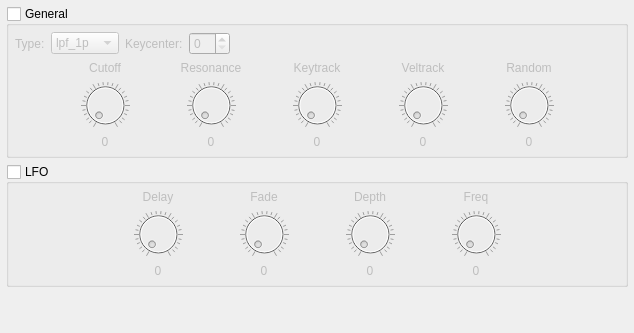
       <widget class="QWidget" name="tabFilter">
        <attribute name="title">
         <string>Filter</string>
        </attribute>
        <layout class="QGridLayout" name="layFilter">
         <property name="sizeConstraint">
          <enum>QLayout::SetNoConstraint</enum>
         </property>
         <property name="leftMargin">
          <number>6</number>
         </property>
         <property name="topMargin">
          <number>6</number>
         </property>
         <property name="rightMargin">
          <number>6</number>
         </property>
         <property name="bottomMargin">
          <number>6</number>
         </property>
         <item row="0" column="0">
          <widget class="QGroupBox" name="gbxFilterGeneral">
           <property name="title">
            <string>General</string>
           </property>
           <property name="checkable">
            <bool>true</bool>
           </property>
           <property name="checked">
            <bool>false</bool>
           </property>
           <layout class="QGridLayout" name="layFilterGeneral">
            <property name="sizeConstraint">
             <enum>QLayout::SetNoConstraint</enum>
            </property>
            <property name="leftMargin">
             <number>6</number>
            </property>
            <property name="topMargin">
             <number>6</number>
            </property>
            <property name="rightMargin">
             <number>6</number>
            </property>
            <property name="bottomMargin">
             <number>6</number>
            </property>
            <item row="0" column="0" colspan="7">
             <layout class="QHBoxLayout" name="layFilterGeneralTop">
              <property name="sizeConstraint">
               <enum>QLayout::SetNoConstraint</enum>
              </property>
              <item>
               <widget class="QLabel" name="lblFilterType">
                <property name="text">
                 <string>Type:</string>
                </property>
               </widget>
              </item>
              <item>
               <widget class="QComboBox" name="cbxFilterType">
                <item>
                 <property name="text">
                  <string>lpf_1p</string>
                 </property>
                </item>
                <item>
                 <property name="text">
                  <string>hpf_1p</string>
                 </property>
                </item>
                <item>
                 <property name="text">
                  <string>lpf_2p</string>
                 </property>
                </item>
                <item>
                 <property name="text">
                  <string>hpf_2p</string>
                 </property>
                </item>
                <item>
                 <property name="text">
                  <string>bpf_2p</string>
                 </property>
                </item>
                <item>
                 <property name="text">
                  <string>brf_2p</string>
                 </property>
                </item>
               </widget>
              </item>
              <item>
               <widget class="QLabel" name="lblFilterKeycenter">
                <property name="text">
                 <string>Keycenter:</string>
                </property>
               </widget>
              </item>
              <item>
               <widget class="QSpinBox" name="sbxFilterKeycenter"/>
              </item>
              <item>
               <spacer name="horizontalSpacer">
                <property name="orientation">
                 <enum>Qt::Horizontal</enum>
                </property>
                <property name="sizeHint" stdset="0">
                 <size>
                  <width>40</width>
                  <height>20</height>
                 </size>
                </property>
               </spacer>
              </item>
             </layout>
            </item>
            <item row="2" column="0" colspan="7">
             <layout class="QGridLayout" name="layFilterGeneralKnobs" rowstretch="0,0,0" columnstretch="0,0,0,0,0,0,0">
              <property name="sizeConstraint">
               <enum>QLayout::SetNoConstraint</enum>
              </property>
              <item row="2" column="5">
               <widget class="QLabel" name="lblFilterRandomVal">
                <property name="text">
                 <string>0</string>
                </property>
                <property name="alignment">
                 <set>Qt::AlignCenter</set>
                </property>
               </widget>
              </item>
              <item row="1" column="0">
               <spacer name="hspFilterL">
                <property name="orientation">
                 <enum>Qt::Horizontal</enum>
                </property>
                <property name="sizeHint" stdset="0">
                 <size>
                  <width>40</width>
                  <height>20</height>
                 </size>
                </property>
               </spacer>
              </item>
              <item row="2" column="4">
               <widget class="QLabel" name="lblFilterVeltrackVal">
                <property name="text">
                 <string>0</string>
                </property>
                <property name="alignment">
                 <set>Qt::AlignCenter</set>
                </property>
               </widget>
              </item>
              <item row="0" column="1">
               <widget class="QLabel" name="lblFilterCutoff">
                <property name="sizePolicy">
                 <sizepolicy hsizetype="Expanding" vsizetype="Preferred">
                  <horstretch>0</horstretch>
                  <verstretch>0</verstretch>
                 </sizepolicy>
                </property>
                <property name="text">
                 <string>Cutoff</string>
                </property>
                <property name="alignment">
                 <set>Qt::AlignCenter</set>
                </property>
               </widget>
              </item>
              <item row="1" column="1">
               <widget class="QDial" name="knbFilterCutoff">
                <property name="sizePolicy">
                 <sizepolicy hsizetype="Expanding" vsizetype="Preferred">
                  <horstretch>0</horstretch>
                  <verstretch>0</verstretch>
                 </sizepolicy>
                </property>
                <property name="maximumSize">
                 <size>
                  <width>16777215</width>
                  <height>48</height>
                 </size>
                </property>
                <property name="notchesVisible">
                 <bool>true</bool>
                </property>
               </widget>
              </item>
              <item row="1" column="3">
               <widget class="QDial" name="knbFilterKeytrack">
                <property name="maximumSize">
                 <size>
                  <width>16777215</width>
                  <height>48</height>
                 </size>
                </property>
                <property name="notchesVisible">
                 <bool>true</bool>
                </property>
               </widget>
              </item>
              <item row="2" column="2">
               <widget class="QLabel" name="lblFilterResonanceVal">
                <property name="text">
                 <string>0</string>
                </property>
                <property name="alignment">
                 <set>Qt::AlignCenter</set>
                </property>
               </widget>
              </item>
              <item row="1" column="5">
               <widget class="QDial" name="knbFilterRandom">
                <property name="maximumSize">
                 <size>
                  <width>16777215</width>
                  <height>48</height>
                 </size>
                </property>
                <property name="notchesVisible">
                 <bool>true</bool>
                </property>
               </widget>
              </item>
              <item row="1" column="2">
               <widget class="QDial" name="knbFilterResonance">
                <property name="maximumSize">
                 <size>
                  <width>16777215</width>
                  <height>48</height>
                 </size>
                </property>
                <property name="notchesVisible">
                 <bool>true</bool>
                </property>
               </widget>
              </item>
              <item row="2" column="1">
               <widget class="QLabel" name="lblFilterCutoffVal">
                <property name="text">
                 <string>0</string>
                </property>
                <property name="alignment">
                 <set>Qt::AlignCenter</set>
                </property>
               </widget>
              </item>
              <item row="0" column="4">
               <widget class="QLabel" name="lblFilterVeltrack">
                <property name="sizePolicy">
                 <sizepolicy hsizetype="Expanding" vsizetype="Preferred">
                  <horstretch>0</horstretch>
                  <verstretch>0</verstretch>
                 </sizepolicy>
                </property>
                <property name="text">
                 <string>Veltrack</string>
                </property>
                <property name="alignment">
                 <set>Qt::AlignCenter</set>
                </property>
               </widget>
              </item>
              <item row="1" column="4">
               <widget class="QDial" name="knbFilterVeltrack">
                <property name="maximumSize">
                 <size>
                  <width>16777215</width>
                  <height>48</height>
                 </size>
                </property>
                <property name="notchesVisible">
                 <bool>true</bool>
                </property>
               </widget>
              </item>
              <item row="0" column="5">
               <widget class="QLabel" name="lblFilterRandom">
                <property name="sizePolicy">
                 <sizepolicy hsizetype="Expanding" vsizetype="Preferred">
                  <horstretch>0</horstretch>
                  <verstretch>0</verstretch>
                 </sizepolicy>
                </property>
                <property name="text">
                 <string>Random</string>
                </property>
                <property name="alignment">
                 <set>Qt::AlignCenter</set>
                </property>
               </widget>
              </item>
              <item row="0" column="3">
               <widget class="QLabel" name="lblFilterKeytrack">
                <property name="sizePolicy">
                 <sizepolicy hsizetype="Expanding" vsizetype="Preferred">
                  <horstretch>0</horstretch>
                  <verstretch>0</verstretch>
                 </sizepolicy>
                </property>
                <property name="text">
                 <string>Keytrack</string>
                </property>
                <property name="alignment">
                 <set>Qt::AlignCenter</set>
                </property>
               </widget>
              </item>
              <item row="2" column="3">
               <widget class="QLabel" name="lblFilterKeytrackVal">
                <property name="text">
                 <string>0</string>
                </property>
                <property name="alignment">
                 <set>Qt::AlignCenter</set>
                </property>
               </widget>
              </item>
              <item row="0" column="2">
               <widget class="QLabel" name="lblFilterResonance">
                <property name="sizePolicy">
                 <sizepolicy hsizetype="Expanding" vsizetype="Preferred">
                  <horstretch>0</horstretch>
                  <verstretch>0</verstretch>
                 </sizepolicy>
                </property>
                <property name="text">
                 <string>Resonance</string>
                </property>
                <property name="alignment">
                 <set>Qt::AlignCenter</set>
                </property>
               </widget>
              </item>
              <item row="1" column="6">
               <spacer name="hspFilterR">
                <property name="orientation">
                 <enum>Qt::Horizontal</enum>
                </property>
                <property name="sizeHint" stdset="0">
                 <size>
                  <width>40</width>
                  <height>20</height>
                 </size>
                </property>
               </spacer>
              </item>
             </layout>
            </item>
           </layout>
          </widget>
         </item>
         <item row="1" column="0">
          <widget class="QGroupBox" name="gbxFilterLfo">
           <property name="title">
            <string>LFO</string>
           </property>
           <property name="checkable">
            <bool>true</bool>
           </property>
           <property name="checked">
            <bool>false</bool>
           </property>
           <layout class="QGridLayout" name="layFilterLfo">
            <property name="sizeConstraint">
             <enum>QLayout::SetNoConstraint</enum>
            </property>
            <property name="leftMargin">
             <number>6</number>
            </property>
            <property name="topMargin">
             <number>6</number>
            </property>
            <property name="rightMargin">
             <number>6</number>
            </property>
            <property name="bottomMargin">
             <number>6</number>
            </property>
            <item row="1" column="3">
             <widget class="QDial" name="knbFilterLfoDepth">
              <property name="maximumSize">
               <size>
                <width>16777215</width>
                <height>48</height>
               </size>
              </property>
              <property name="notchesVisible">
               <bool>true</bool>
              </property>
             </widget>
            </item>
            <item row="2" column="2">
             <widget class="QLabel" name="lblFilterLfoFadeVal">
              <property name="text">
               <string>0</string>
              </property>
              <property name="alignment">
               <set>Qt::AlignCenter</set>
              </property>
             </widget>
            </item>
            <item row="1" column="2">
             <widget class="QDial" name="knbFilterLfoFade">
              <property name="maximumSize">
               <size>
                <width>16777215</width>
                <height>48</height>
               </size>
              </property>
              <property name="notchesVisible">
               <bool>true</bool>
              </property>
             </widget>
            </item>
            <item row="1" column="4">
             <widget class="QDial" name="knbFilterLfoFreq">
              <property name="maximumSize">
               <size>
                <width>16777215</width>
                <height>48</height>
               </size>
              </property>
              <property name="notchesVisible">
               <bool>true</bool>
              </property>
             </widget>
            </item>
            <item row="2" column="3">
             <widget class="QLabel" name="lblFilterLfoDepthVal">
              <property name="text">
               <string>0</string>
              </property>
              <property name="alignment">
               <set>Qt::AlignCenter</set>
              </property>
             </widget>
            </item>
            <item row="2" column="1">
             <widget class="QLabel" name="lblFilterLfoDelayVal">
              <property name="text">
               <string>0</string>
              </property>
              <property name="alignment">
               <set>Qt::AlignCenter</set>
              </property>
             </widget>
            </item>
            <item row="0" column="3">
             <widget class="QLabel" name="lblFilterLfoDepth">
              <property name="sizePolicy">
               <sizepolicy hsizetype="Expanding" vsizetype="Preferred">
                <horstretch>0</horstretch>
                <verstretch>0</verstretch>
               </sizepolicy>
              </property>
              <property name="text">
               <string>Depth</string>
              </property>
              <property name="alignment">
               <set>Qt::AlignCenter</set>
              </property>
             </widget>
            </item>
            <item row="0" column="4">
             <widget class="QLabel" name="lblFilterLfoFreq">
              <property name="sizePolicy">
               <sizepolicy hsizetype="Expanding" vsizetype="Preferred">
                <horstretch>0</horstretch>
                <verstretch>0</verstretch>
               </sizepolicy>
              </property>
              <property name="text">
               <string>Freq</string>
              </property>
              <property name="alignment">
               <set>Qt::AlignCenter</set>
              </property>
             </widget>
            </item>
            <item row="0" column="2">
             <widget class="QLabel" name="lblFilterLfoFade">
              <property name="sizePolicy">
               <sizepolicy hsizetype="Expanding" vsizetype="Preferred">
                <horstretch>0</horstretch>
                <verstretch>0</verstretch>
               </sizepolicy>
              </property>
              <property name="text">
               <string>Fade</string>
              </property>
              <property name="alignment">
               <set>Qt::AlignCenter</set>
              </property>
             </widget>
            </item>
            <item row="2" column="4">
             <widget class="QLabel" name="lblFilterLfoFreqVal">
              <property name="text">
               <string>0</string>
              </property>
              <property name="alignment">
               <set>Qt::AlignCenter</set>
              </property>
             </widget>
            </item>
            <item row="1" column="1">
             <widget class="QDial" name="knbFilterLfoDelay">
              <property name="maximumSize">
               <size>
                <width>16777215</width>
                <height>48</height>
               </size>
              </property>
              <property name="notchesVisible">
               <bool>true</bool>
              </property>
             </widget>
            </item>
            <item row="0" column="1">
             <widget class="QLabel" name="lblFilterLfoDelay">
              <property name="sizePolicy">
               <sizepolicy hsizetype="Expanding" vsizetype="Preferred">
                <horstretch>0</horstretch>
                <verstretch>0</verstretch>
               </sizepolicy>
              </property>
              <property name="text">
               <string>Delay</string>
              </property>
              <property name="alignment">
               <set>Qt::AlignCenter</set>
              </property>
             </widget>
            </item>
            <item row="1" column="0">
             <spacer name="hspFilterLfoL">
              <property name="orientation">
               <enum>Qt::Horizontal</enum>
              </property>
              <property name="sizeHint" stdset="0">
               <size>
                <width>40</width>
                <height>20</height>
               </size>
              </property>
             </spacer>
            </item>
            <item row="1" column="5">
             <spacer name="hspFilterLfoR">
              <property name="orientation">
               <enum>Qt::Horizontal</enum>
              </property>
              <property name="sizeHint" stdset="0">
               <size>
                <width>40</width>
                <height>20</height>
               </size>
              </property>
             </spacer>
            </item>
           </layout>
          </widget>
         </item>
         <item row="2" column="0">
          <spacer name="vspFilter">
           <property name="orientation">
            <enum>Qt::Vertical</enum>
           </property>
           <property name="sizeHint" stdset="0">
            <size>
             <width>20</width>
             <height>40</height>
            </size>
           </property>
          </spacer>
         </item>
        </layout>
       </widget>
